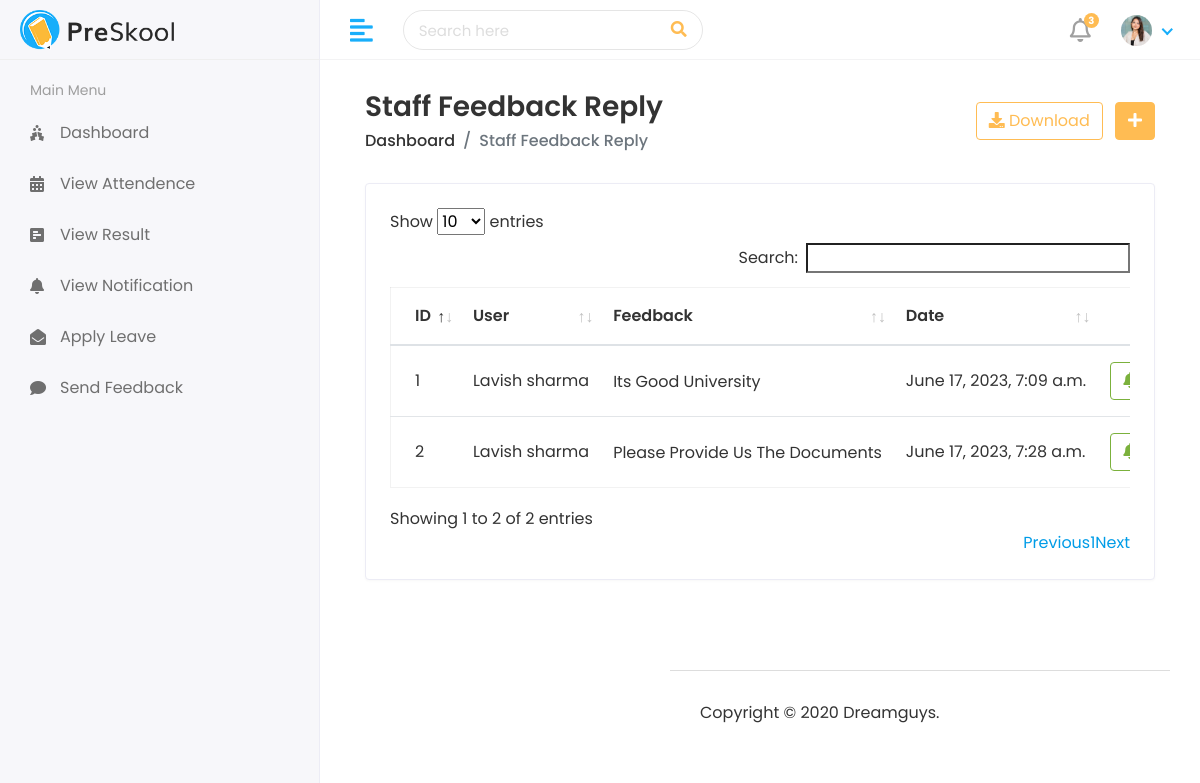
Screenshot of /Hod/Student/Feedback_View with the database file from the repository.
### StudentApp/models.py (models this page shows, shortened)
class StudentFeedback(models.Model):
    student_id = models.ForeignKey(Student , on_delete=models.CASCADE)
    feedback = models.CharField(max_length=500)
    feedbackreply = models.CharField(max_length=1000 , null=True , blank=True)
    created_at = models.DateTimeField(auto_now_add=True)
    updated_at = models.DateTimeField(auto_now=True)

class Student(models.Model):
    admin = models.OneToOneField(CustomUser, on_delete=models.CASCADE)
    address = models.TextField()
    gender = models.CharField(max_length=100 ,  )
    course = models.ForeignKey(Course , on_delete=models.CASCADE)
    session = models.ForeignKey(Session , on_delete=models.CASCADE)
    joining_at = models.DateField()
    Updated_at = models.DateField(auto_now_add=True)
    datebirth = models.DateField( null= True , blank= True)
    standard = models.PositiveIntegerField(null = True)
    mobilenumber = models.IntegerField(null= True)
    studentimage = models.ImageField(upload_to='media/profile_pic' , null=True)

class CustomUser(AbstractUser):
    user_type = models.CharField(choices=UserTypes , max_length=20 , default='Student' , null=True)
    username = models.CharField(max_length=44,null=True,unique=True)
    profile = models.ImageField(upload_to='media/profile_pic' , null=True , default='static/assets/img/profiles/avatar-01.jpg')

### StudentApp/HodViews.py (the view)
# urls.py: path('Hod/Student/Feedback_View' , HodViews.StudentFeedbackView , name='StudentFeedbackView'),
def StudentFeedbackView(request):
    StudentUser = StudentFeedback.objects.all()
    Students = Student.objects.all()
    Context = {
        'StudentUser':StudentUser,
    }
    return render(request , 'Hod/StudentFeedbackView.html' , Context)

### templates/Hod/StudentFeedbackView.html (shortened to what this page needs)
{% extends 'base.html' %}
{% block content %}
<div class="content container-fluid">
    <div class="page-header">
       <div class="row align-items-center">
          <div class="col">
             <h3 class="page-title">Staff Feedback Reply</h3>
             <ul class="breadcrumb">
                <li class="breadcrumb-item"><a href="index.html">Dashboard</a></li>
                <li class="breadcrumb-item active">Staff Feedback Reply</li>
             </ul>
          </div>
          <div class="col-auto text-right float-right ml-auto">
             <a href="#" class="btn btn-outline-primary mr-2"><i class="fas fa-download"></i> Download</a>
             <a href="add-student.html" class="btn btn-primary"><i class="fas fa-plus"></i></a>
          </div>
       </div>
    </div>
    <div class="row">
       <div class="col-sm-12">
          <div class="card card-table">
             <div class="card-body">
                <div class="table-responsive">
                   <table  id="table_id" class="table table-hover table-center mb-0 ">
                      <thead>
                         <tr>
                            <th>ID</th>
                            <th>User</th>
                            <th>Feedback</th>
                            <th>Date</th>
                            <th class="text-right">Action</th>
                         </tr>
                      </thead>
                      <tbody>
                        {% for i in StudentUser %}
                         <tr>
                            <td>{{i.id}}</td>
                            <td>{{i.student_id.admin.first_name}} {{i.student_id.admin.last_name}}</td>
                            <td>
                               <h2 class="table-avatar">
                                  <a href="student-details.html">{{i.feedback | title}}</a>
                               </h2>
                            </td>
                            <td>{{i.created_at}}</td>
                            <td class="text-right">
                               <div class="actions">
                                <button type="button" class="btn btn-outline-success mr-2" data-toggle="modal" data-target="#SendNotificationModal-{{forloop.counter}}">
                                    <i class="fas fa-bell"></i>   Reply
                                 </button>
                            </td>
                         </tr>
                        {% endfor %}
                      </tbody>
                   </table>
                </div>
             </div>
          </div>
       </div>
    </div>
 </div>
{% endblock %}

### static/assets/css/style.css (style rules this page uses)
html { height: 100%; }
body { background-color: #fff; color: #333; font-family: 'Poppins', sans-serif; font-size: 1rem; height: 100%; line-height: 1.5; overflow-x: hidden; }
h1, h2, h3, h4, h5, h6 { font-family: 'Poppins', sans-serif; margin-top: 0; }
a { color: #009ce7; }
input, button, a { transition: all 0.4s ease; -moz-transition: all 0.4s ease; -o-transition: all 0.4s ease; -ms-transition: all 0.4s ease; -webkit-transition: all 0.4s ease; }
input, input:focus, button, button:focus { outline: none; }
ul, ol { padding: 0px; list-style: none; }
.table { color: #333; max-width: 100%; margin-bottom: 0; width: 100%; }
.table.dataTable { border-collapse: collapse !important; border: 1px solid rgba(0, 0, 0, 0.05); }
table.table td h2 { display: inline-block; font-size: inherit; font-weight: 400; margin: 0; padding: 0; vertical-align: middle; }
table.table td h2.table-avatar { align-items: center; display: inline-flex; font-size: inherit; font-weight: 400; margin: 0; padding: 0; vertical-align: middle; white-space: nowrap; }
table.table td h2 a { color: #333; }
.table thead tr th { font-weight: 600; }
.table tbody tr { border-bottom: 1px solid rgba(0, 0, 0, 0.05); }
.table.table-center td, .table.table-center th { vertical-align: middle; }
.card-table .card-body .table > thead > tr > th { border-top: 0; }
.card-table .card-body .table tr td:first-child, .card-table .card-body .table tr th:first-child { padding-left: 1.5rem; }
.card-table .card-body .table tr td:last-child, .card-table .card-body .table tr th:last-child { padding-right: 1.5rem; }
.card-table .table td, .card-table .table th { border-top: 1px solid #e2e5e8; padding: 1rem 0.75rem; white-space: nowrap; }
.btn-primary { background-color: #FFBC53; border: 1px solid #FFBC53; }
.btn-outline-primary { color: #FFBC53; border-color: #FFBC53; }
.btn-outline-success { color: #7bb13c; border-color: #7bb13c; }
.card { border: 1px solid #ececf5; box-shadow: 0 1px 3px 0 rgba(0, 0, 0, 0.03); margin-bottom: 1.875rem; }
.card-body { padding: 1.5rem; }
.page-header { margin-bottom: 1.875rem; }
.page-header .breadcrumb { background-color: transparent; color: #6c757d; font-size: 1rem; font-weight: 500; margin-bottom: 0; padding: 0; }
.page-header .breadcrumb a { color: #333; }
.page-title { font-size: 28px; font-weight: 600; color: #333; margin-bottom: 5px; }

### templates/base.html (style rules this page uses)
* { font-family: 'Poppins' , 'sans-serif'; }

### rows the page displays
StudentFeedback: id "1", student_id.admin.first_name "Lavish", student_id.admin.last_name "sharma", feedback "Its Good University", created_at "June 17, 2023, 7:09 a.m."
StudentFeedback: id "2", student_id.admin.first_name "Lavish", student_id.admin.last_name "sharma", feedback "Please Provide Us The Documents", created_at "June 17, 2023, 7:28 a.m."
